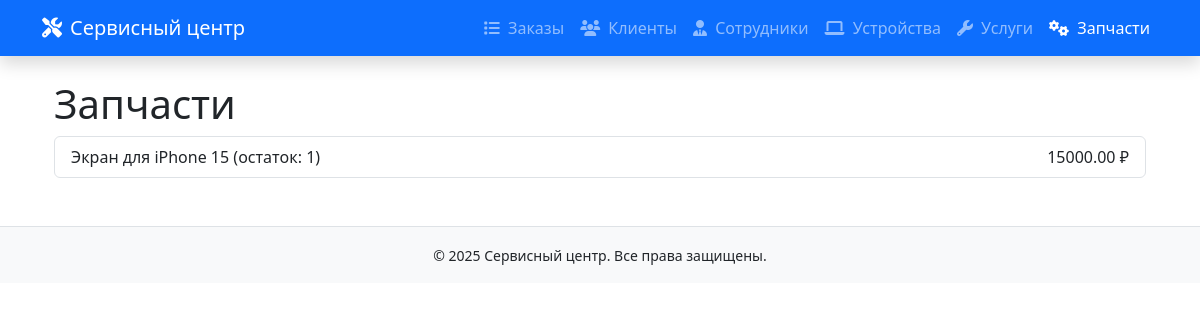
The app's page /serv/details/ with its own data.
### SAMserv/models.py (models this page shows, shortened)
class Detail(models.Model):
    part_name = models.CharField(max_length=100)
    price = models.DecimalField(max_digits=10, decimal_places=2)
    quantity = models.IntegerField()
    part_source = models.CharField(max_length=50)
    supplier = models.CharField(max_length=100)

### SAMserv/views.py (the view)
# urls.py: path('details/', views.detail_list, name='detail-list'),
def detail_list(request):
    details = Detail.objects.all()
    return render(request, 'details/detail_list.html', {'details': details})

### SAMserv/templates/details/detail_list.html (shortened to what this page needs)
{% extends 'base.html' %}
{% block content %}
<div class="container">
    <h1>Запчасти</h1>
    <ul class="list-group">
        {% for d in details %}
            <li class="list-group-item d-flex justify-content-between">
                {{ d.part_name }} (остаток: {{ d.quantity }})
                <span>{{ d.price }} ₽</span>
            </li>
        {% empty %}
            <li class="list-group-item">Нет запчастей</li>
        {% endfor %}
    </ul>
</div>
{% endblock %}

### records on screen
Detail: part_name "Экран для iPhone 15", quantity "1", price "15000.00"
